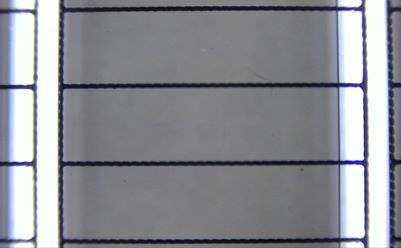
#> input picture images/inputs/raw/ok/input_ok_1.jpg, 401 x 248 px; its folder holds only this picture in this run
$ python preProcessing.py
#> lines starting #> are read from the running program, lines starting #| are printed output that depends on the picture; after the words box and inside, x2 and y2 are one past the last pixel; in counts of white or black regions, pixels touching at a corner belong together
# pylint: disable=trailing-whitespace
# pylint: disable=trailing-whitespace
# pylint: disable=invalid-name

""" This component is to be used at the start of the OPV cell area calculation
    to inport the images and transform them into usable formats"""

import os
import cv2
import numpy as np
#from cameraCalibration import camMatrix, distCoefs, newCamMatrix, roi

inputPath = 'images/inputs/raw/ok/'
savePath = 'images/inputs/std_cam_mtx/'
thresholdValue = 180
camMatrix = np.array ([[16179.8308, 0, 1338.0936], [0, 15052.138, 862.633965], [0, 0, 1]])
newCamMatrix = np.array([[16010.2676, 0, 1333.56955], [0, 14860.2578, 862.684898], [0, 0, 1]])
distCoefs = np.array([[0.211915753, -276.324607, -0.0126142388, -0.064019359, 1.78382264]])
roi = (16, 13, 1898, 1064)

# add threshold value, calibration data, and file path as parameters later
def preProcess():
    for filename in os.listdir(inputPath):
        if filename.endswith('.jpg'):
            # Read the image and convert it to grayscale
            image = cv2.imread(os.path.join(inputPath, filename))
#> image is the input picture: shape (248, 401, 3); mean B, G, R 148.8, 142.7, 141.4
            grayscale = cv2.cvtColor(image, cv2.COLOR_BGR2GRAY)
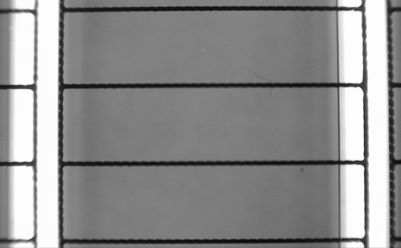
#> grayscale: shape (248, 401); min 8, max 255, mean 143

            # Apply threshold
            ret, thresholded = cv2.threshold(grayscale, thresholdValue, 255, cv2.THRESH_BINARY)
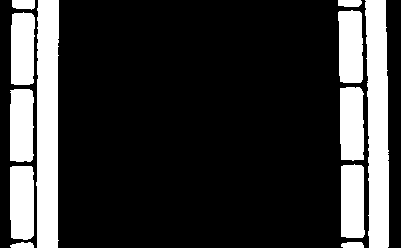
#> thresholded: shape (248, 401); 21% white; 12 white regions, largest, box (x1, y1, x2, y2) and area: (36, 0, 59, 248) 5219, (365, 0, 389, 248) 5009, (10, 166, 34, 240) 1716
#> ret = 180

            # Undistort the image
            undistorted = cv2.undistort(thresholded, camMatrix, distCoefs, None)
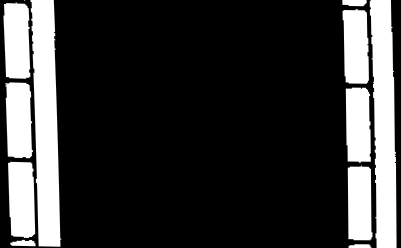
#> undistorted: shape (248, 401); min 0, max 255, mean 55

            # Save the grayscale image to the new folder
            baseName, extension = os.path.splitext(filename)
            newFileName = baseName + '_th' + extension
            saveFileName = os.path.join(savePath, newFileName)
            cv2.imwrite(saveFileName, undistorted)
        else:
            print(filename + 'is not a valid input format.')


preProcess()
